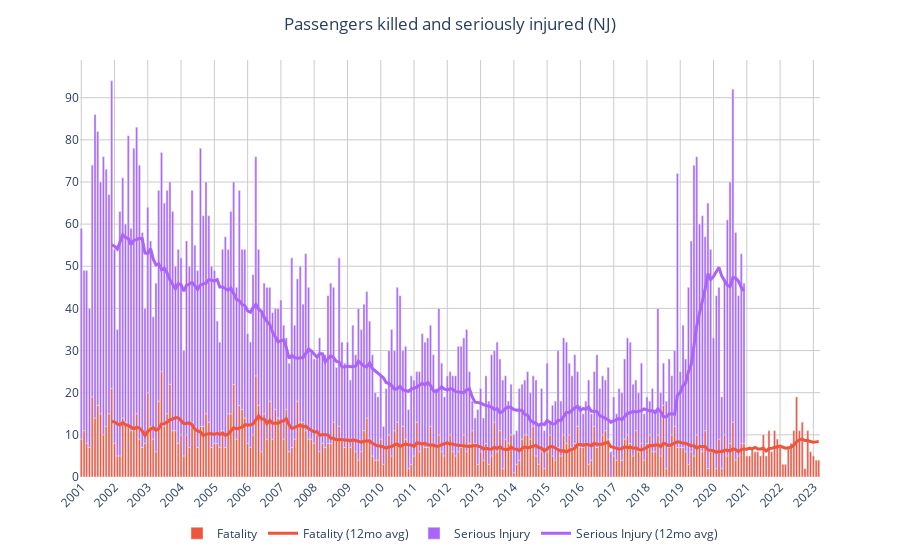

Source (notebook cell):
### Markdown cell above
### Passengers

### Code cell
ksim_plot(aoi, 'Passengers killed and seriously injured (NJ)', 'passenger-injuries')

### Figure 1 — Plotly figure (JSON) as saved in the notebook; plotly's stock layout.template omitted (floating-point values rounded to 4 significant figures; data arrays with more than 128 entries replaced by an {"elided": "..."} marker saying what was removed)
{"data": [{"alignmentgroup": "True", "hovertemplate": "%{y:,d}", "legendgroup": "Fatality", "legendrank": 100, "marker": {"color": "#EF553B", "pattern": {"shape": ""}}, "name": "Fatality", "offsetgroup": "Fatality", "orientation": "v", "showlegend": true, "textposition": "auto", "type": "bar", "x": {"elided": "267 str values"}, "xaxis": "x", "y": {"elided": "267 int values"}, "yaxis": "y"}, {"alignmentgroup": "True", "hovertemplate": "%{y:,d}", "legendgroup": "Serious Injury", "legendrank": 102, "marker": {"color": "#AB63FA", "pattern": {"shape": ""}}, "name": "Serious Injury", "offsetgroup": "Serious Injury", "orientation": "v", "showlegend": true, "textposition": "auto", "type": "bar", "x": {"elided": "267 str values"}, "xaxis": "x", "y": {"elided": "267 int values"}, "yaxis": "y"}, {"legendrank": 101, "line": {"color": "#EF553B", "width": 3}, "name": "Fatality (12mo avg)", "type": "scatter", "x": {"elided": "267 str values"}, "y": {"elided": "267 float values"}}, {"legendrank": 103, "line": {"color": "#AB63FA", "width": 3}, "name": "Serious Injury (12mo avg)", "type": "scatter", "x": {"elided": "267 str values"}, "y": {"elided": "267 float values"}}], "layout": {"barmode": "relative", "hovermode": "x", "legend": {"orientation": "h", "title": {"text": ""}, "tracegroupgap": 0, "x": 0.5, "xanchor": "center"}, "margin": {"t": 60}, "plot_bgcolor": "white", "title": {"text": "Passengers killed and seriously injured (NJ)", "x": 0.5}, "xaxis": {"anchor": "y", "domain": [0, 1], "gridcolor": "#ccc", "tickangle": -45, "tickmode": "array", "ticktext": [2001, 2002, 2003, 2004, 2005, 2006, 2007, 2008, 2009, 2010, 2011, 2012, 2013, 2014, 2015, 2016, 2017, 2018, 2019, 2020, 2021, 2022, 2023], "tickvals": [2001, 2002, 2003, 2004, 2005, 2006, 2007, 2008, 2009, 2010, 2011, 2012, 2013, 2014, 2015, 2016, 2017, 2018, 2019, 2020, 2021, 2022, 2023], "title": {"text": ""}}, "yaxis": {"anchor": "x", "domain": [0, 1], "gridcolor": "#ccc", "title": {"text": ""}}}}
